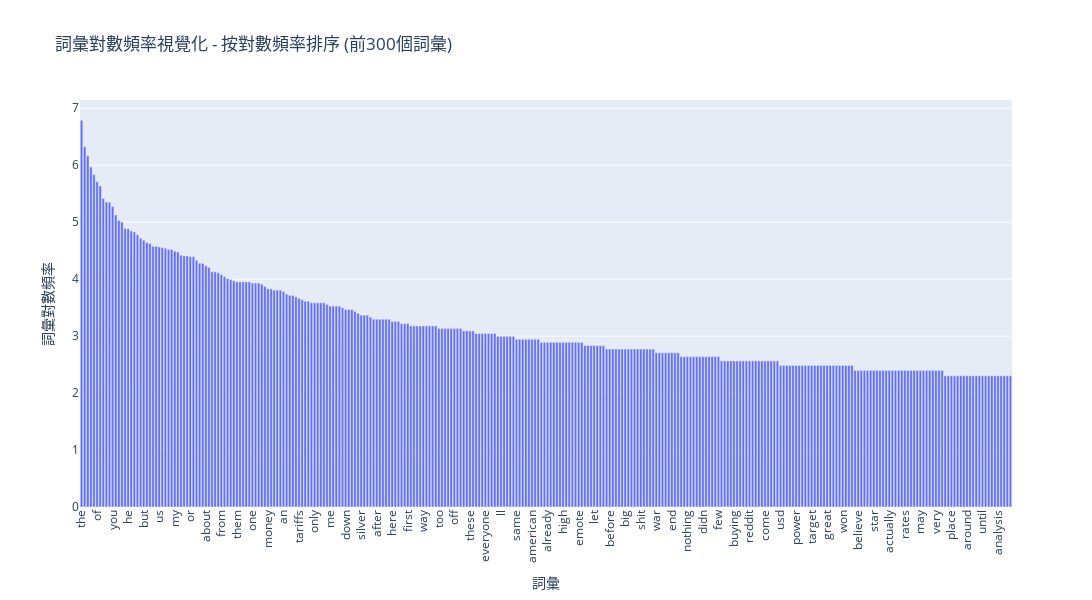

Source (notebook cell):
### Code cell
# 創建包含詞彙、對數頻率和排名的DataFrame
terms_log_data = []
for i, term in enumerate(count_vect.get_feature_names_out()):
    terms_log_data.append({
        'terms': term,
        'log_frequency': term_frequencies_log[i],
        'rank': i + 1
    })

df_terms_log = pd.DataFrame(terms_log_data)

# 根據對數頻率排序（由高到低）
df_sorted_log = df_terms_log.sort_values('log_frequency', ascending=False).reset_index(drop=True)
df_sorted_log['rank'] = range(1, len(df_sorted_log) + 1)

# 取前300個詞彙進行視覺化
df_sorted_log_top300 = df_sorted_log.head(300)

# 根據對數頻率排序詞彙（由高到低）
fig_terms_sorted_log = px.bar(df_sorted_log_top300, 
                              x='terms', 
                              y='log_frequency',
                              title='詞彙對數頻率視覺化 - 按對數頻率排序 (前300個詞彙)',
                              labels={'terms': '詞彙', 'log_frequency': '詞彙對數頻率'},
                              hover_data={'log_frequency': True, 'rank': True})

fig_terms_sorted_log.update_layout(
    width=1200,
    height=600,
    xaxis_tickangle=-90,
    showlegend=False
)

fig_terms_sorted_log.show()

# 對數分佈的統計分析
top_300_log_frequencies = df_sorted_log_top300['log_frequency'].values
top_300_log_terms = df_sorted_log_top300['terms'].values

# 計算前10%和後10%詞彙的平均對數頻率
top_10_percent_count_log = int(300 * 0.1)
top_10_percent_avg_log = np.mean(top_300_log_frequencies[:top_10_percent_count_log])
bottom_10_percent_avg_log = np.mean(top_300_log_frequencies[-top_10_percent_count_log:])

print(f"\n對數頻率長尾效應分析:")
print(f"前10%詞彙的平均對數頻率: {top_10_percent_avg_log:.2f}")
print(f"後10%詞彙的平均對數頻率: {bottom_10_percent_avg_log:.2f}")
print(f"對數頻率差異: {top_10_percent_avg_log - bottom_10_percent_avg_log:.2f}")
print(f"最高對數頻率詞彙: '{top_300_log_terms[0]}' (對數頻率: {top_300_log_frequencies[0]:.2f})")
print(f"第300高對數頻率詞彙: '{top_300_log_terms[299]}' (對數頻率: {top_300_log_frequencies[299]:.2f})")

# 觀察到的差異和洞察：
print("\n=== 對數分佈與原始頻率分佈的差異分析 ===")
print("1. 視覺化差異:")
print("   - 對數轉換後，高頻率和低頻率詞彙之間的差距被壓縮")
print("   - 原本極端的長尾分佈變得更加平滑和易於觀察")
print("   - y軸的尺度從數千級別變為個位數級別")

print("\n2. 分佈特性:")
print("   - 原始頻率呈現典型的冪律分佈（Power Law）")
print("   - 對數轉換後呈現更接近線性的遞減趨勢")
print("   - 有助於識別中等頻率詞彙的重要性")

print("\n3. 實際洞察:")
print("   - 對數分佈有助於平衡高頻和低頻詞彙的重要性")
print("   - 在信息檢索中，TF-IDF等算法就使用了對數轉換")
print("   - 對數轉換可以減少極高頻詞彙（如停用詞）的主導效應")
print("   - 更容易識別具有中等重要性但被高頻詞彙掩蓋的詞彙")

print("\n4. 應用場景:")
print("   - 文本分析：平衡詞彙重要性，避免高頻詞主導")
print("   - 特徵工程：對數轉換常用於處理偏態分佈的特徵")
print("   - 資料視覺化：使極端值的影響降低，更易於觀察整體模式")

### Figure 1 — Plotly figure (JSON) as saved in the notebook; plotly's stock layout.template omitted (floating-point values rounded to 4 significant figures; data arrays with more than 128 entries replaced by an {"elided": "..."} marker saying what was removed)
{"data": [{"customdata": {"elided": "300x1 int values"}, "hovertemplate": "詞彙=%{x}<br>詞彙對數頻率=%{y}<br>rank=%{customdata[0]}<extra></extra>", "legendgroup": "", "marker": {"color": "#636efa", "pattern": {"shape": ""}}, "name": "", "orientation": "v", "showlegend": false, "textposition": "auto", "type": "bar", "x": {"elided": "300 str values"}, "xaxis": "x", "y": {"elided": "300 float values"}, "yaxis": "y"}], "layout": {"barmode": "relative", "height": 600, "legend": {"tracegroupgap": 0}, "showlegend": false, "title": {"text": "詞彙對數頻率視覺化 - 按對數頻率排序 (前300個詞彙)"}, "width": 1200, "xaxis": {"anchor": "y", "domain": [0, 1], "tickangle": -90, "title": {"text": "詞彙"}}, "yaxis": {"anchor": "x", "domain": [0, 1], "title": {"text": "詞彙對數頻率"}}}}
